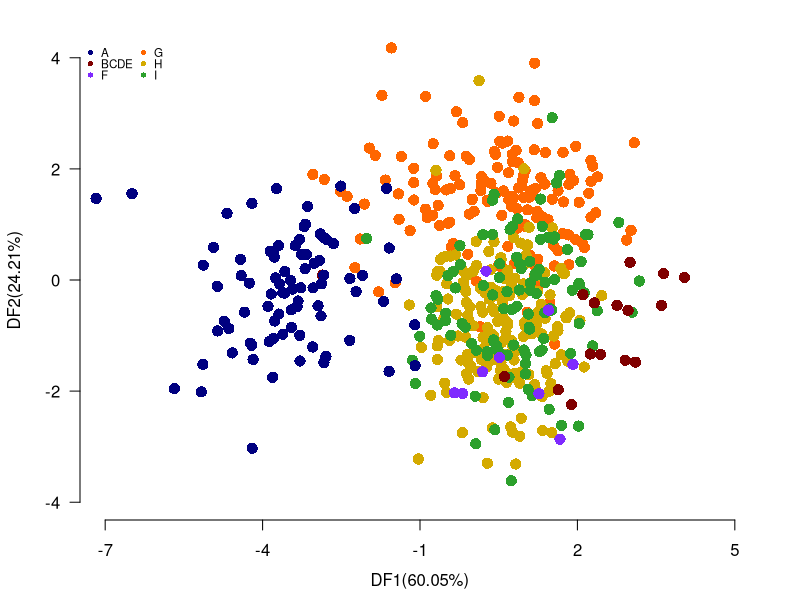

Write R code to recreate this figure. (Note: this script raises an error after producing the figure.)
########################################################################################
############################## MORPHOLOGICAL VARIATION #################################

morpho_data<- read.table("morpho_total.csv", header = T, sep= "," )
data_raw<-morpho_data[,22:37] ## raw data
data_log<- morpho_data[,6:21] ##logarithmic data
species<- morpho_data[ ,5] 

############################ Discriminant Function Analysis ############################


#install.packages("MASS")
library(MASS)

LDA_table<- data.frame(species, data_log)

fit_LDA <- lda(LDA_table[,1] ~ .,data= LDA_table[,2:17])

loadings_LDA<-(fit_LDA$scaling)

scores_LDA <-predict(fit_LDA)$x


tiff("LDA.tiff", width=20, height=15, unit="cm", res=300)
quartz.options(height=10, width=12, dpi=72);
plot.new();
par(oma=c(1,1,1,1));
par(mar=c(3,3,1,1));
plot.window(xlim=c(-7,5), ylim=c(-4,4));

points(scores_LDA[110:262,1],scores_LDA[110:262,2],  col = '#FF6600', cex = 1.5, pch=16) #G
points(scores_LDA[263:436,1],scores_LDA[263:436,2],  col = '#D4AA00', cex = 1.5, pch=16) #H
points(scores_LDA[437:541,1],scores_LDA[437:541,2],  col = '#2CA02C', cex = 1.5, pch=16) #I
points(scores_LDA[101:109,1],scores_LDA[101:109,2],  col = '#7F2AFF', cex = 1.5, pch=16) #F
points(scores_LDA[85:100,1],scores_LDA[85:100,2],  col = '#800000', cex = 1.5, pch=16) #BCDE
points(scores_LDA[1:84,1],scores_LDA[1:84,2],  col = '#000080', cex = 1.5, pch=16) #A

axis(1, at=seq(-7, 5, by=3), cex.axis=1);
axis(2, at=seq(-4, 4, by=2), cex.axis=1, las=1);

mtext(side=1, text='DF1(60.05%)',line=2.5, cex=1)
mtext(side=2, text='DF2(24.21%)', line=2.8, cex=1)
legend<- c('A','BCDE','F','G','H','I') 
legend("topleft", legend = legend,y.intersp=0.8, ncol=2, cex=0.7, bty="n", col= c('#000080',
'#800000','#7F2AFF','#FF6600','#D4AA00','#2CA02C'), pch= 16)
dev.off()

write.csv(scores_LDA, "scores_LDA.csv") #saving LDA scores



########################################################################################


############################## Descriptive Statistics ##################################


Descriptive_table<- data.frame(species, data_raw)

A<- Descriptive_table[1:84,]
BCDE<- Descriptive_table[85:100,]
F <- Descriptive_table[101:109,]
G <- Descriptive_table[110:262,]
H <- Descriptive_table[263:436,]
I <- Descriptive_table[437:541,]


##  Media of each variable

media_A<- apply(A[,-1], 2, mean)
media_BCDE<- apply(BCDE[,-1], 2, mean)
media_F<- apply(F[,-1], 2, mean)
media_G<- apply(G[,-1], 2, mean)
media_H<- apply(H[,-1], 2, mean)
media_I<- apply(I[,-1], 2, mean)

##  Standard error of each variable

standard_error<- function(x) {
  2*(sd(x)/sqrt(length(x)))
}

A_error<-apply(A[,-1], 2, standard_error)
BCDE_error<-apply(BCDE[,-1], 2, standard_error)
F_error<-apply(F[,-1], 2, standard_error)
G_error<-apply(G[,-1], 2, standard_error)
H_error<-apply(H[,-1], 2, standard_error)
I_error<-apply(I[,-1], 2, standard_error)


A_min<- apply(A[,-1], 2, min)
BCDE_min<- apply(BCDE[,-1], 2, min)
F_min<- apply(F[,-1], 2, min)
G_min<- apply(G[,-1], 2, min)
H_min<- apply(H[,-1], 2, min)
I_min<- apply(I[,-1], 2, min)

A_max<- apply(A[,-1], 2, max)
BCDE_max<- apply(BCDE[,-1], 2, max)
F_max<- apply(F[,-1], 2, max)
G_max<- apply(G[,-1], 2, max)
H_max<- apply(H[,-1], 2, max)
I_max<- apply(I[,-1], 2, max)


### BOXPLOT with the most important variables from LDA analysis

#install.packages("ggplot2")

library(ggplot2)

table_boxplot<- data.frame(species, morpho_data[,c(27,28,33)])

fill <- c('#000080',  '#800000', '#7F2AFF', '#2CA02C', '#D4AA00','#FF6600')
          

BP<-ggplot(plan_box, aes(x=species, y=BP)) +
  geom_boxplot(position=position_dodge(1), fill= fill, alpha = 0.5)+
  theme_classic()
BP

ggsave("bp",  plot =BP, device = "pdf")

BOC<-ggplot(plan_box, aes(x=species, y=BOC)) +
  geom_boxplot(position=position_dodge(1), fill= fill, alpha = 0.5)+
  theme_classic()
BOC

ggsave("BOC",  plot =BOC, device = "pdf")

LN<-ggplot(plan_box, aes(x=species, y=LN)) +
  geom_boxplot(position=position_dodge(1), fill= fill, alpha = 0.5)+
  theme_classic()
LN

ggsave("LN",  plot =LN, device = "pdf")
